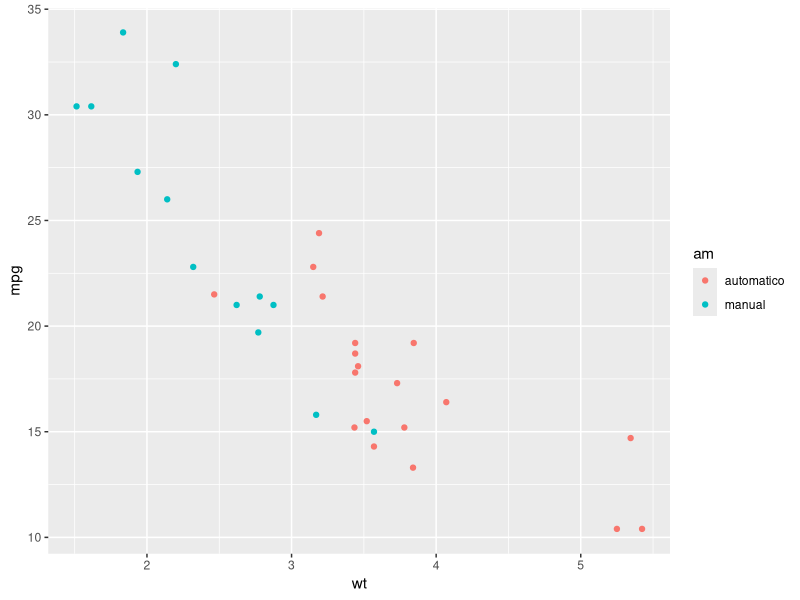
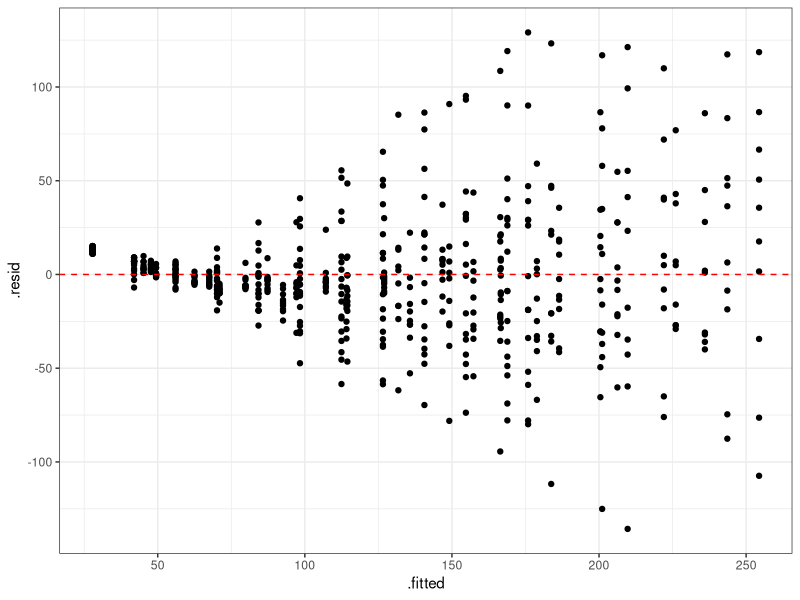
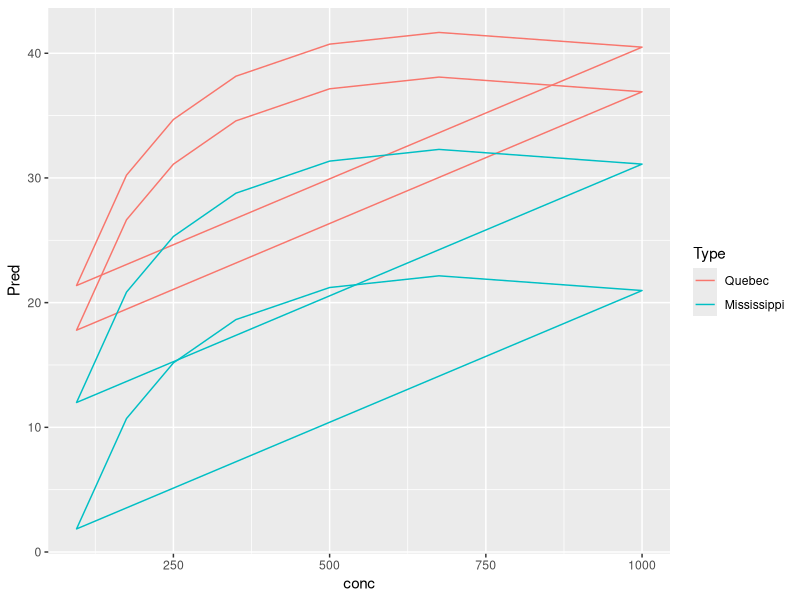

These figures' R source, in order:
library(tidyverse)
library(broom)

data("mtcars")

Modelo <- lm(mpg ~ wt, data = mtcars)

tidy(Modelo)

Modelo2 <- lm(mpg ~ wt + hp, data = mtcars)

tidy(Modelo2)
37.3 -5.38*3

37.2 -3.88*3 -0.03*150

### Categorica

mt <- mtcars %>% mutate(am = ifelse(am == 0, "automatico", "manual"))

Dummy <- mt %>% 
  dplyr::select(mpg, am) %>% 
  mutate(automatico = ifelse(am == "automatico", 1, 0),
                       manual = ifelse(am == "manual", 1, 0))

Modelo3 <- lm(mpg ~ am, data = mt)

Modelo4 <- lm(mpg ~ wt + am, data = mt)

ggplot(data = mt, aes(x = wt, y = mpg)) + geom_point(aes(color = am))

## Ejemplo pollos

data("ChickWeight")

Fit1 <- lm(weight ~ Time + Diet, data = ChickWeight) 

Fit2 <- lm(weight ~ Time + Time:Diet, data = ChickWeight)

Fit2b <- lm(weight ~ Time:Diet, data = ChickWeight)

Fit3a <- lm(weight ~ Time + Diet + Time:Diet, data = ChickWeight)
Fit3b <- lm(weight ~ Time*Diet, data = ChickWeight) 


### Resiudales

Residuales2 <- augment(Fit2)


ggplot(data = Residuales2, aes(x = .fitted, y = .resid)) + 
  geom_point() + geom_hline(lty = 2, yintercept = 0, color = "red") + theme_bw()


## Datos CO2

data(CO2)

Modelo <- lm(uptake ~ conc + I(log(conc)) + Type*Treatment, data = CO2)


### Prediccion

NewDf <- CO2 %>% dplyr::select(-Plant) %>% distinct()

NewDf$Pred <- predict(Modelo, newdata = NewDf)

Predictciones <- predict(Modelo, newdata = NewDf, se.fit = T)


NewDf$se <- Predictciones$se.fit

ggplot(NewDf, aes(x = conc, y = Pred)) + geom_path(aes(color = Type, shape = Treatment, group = interaction(Treatment, Type)))
